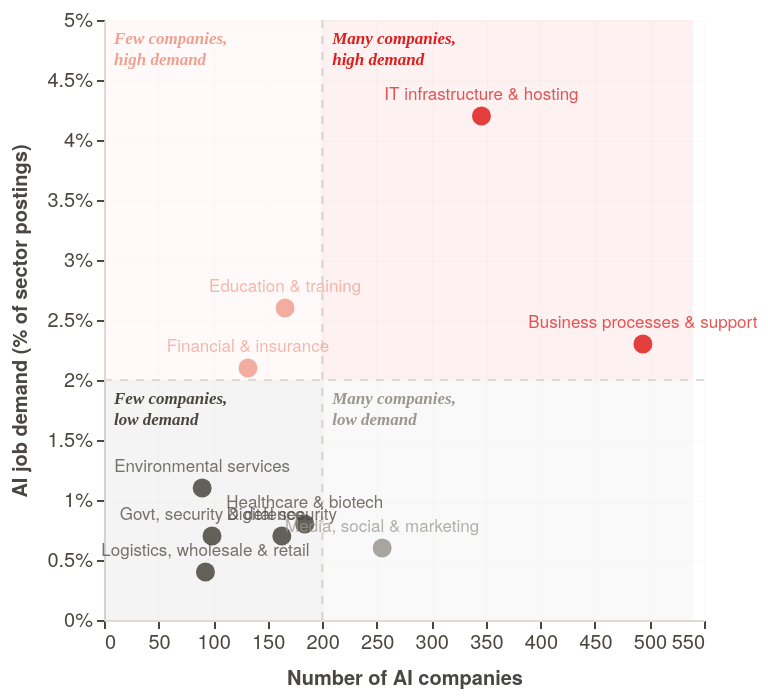

Write a Vega-Lite specification for this figure.
### Vega-Lite specification from a JSON file in a GitHub repository (floating-point values rounded to 4 significant figures)
{"$schema": "https://vega.github.io/schema/vega-lite/v5.json", "width": "container", "height": 300, "background": "transparent", "config": {"font": "Helvetica Neue, Helvetica, Arial, sans-serif", "view": {"stroke": null}, "axis": {"labelColor": "#4a4640", "labelFontSize": 10, "titleColor": "#4a4640", "titleFontSize": 10, "titlePadding": 8, "domainColor": "#e0dbd4", "tickColor": "#4a4640", "tickSize": 4, "gridColor": "#e0dbd4", "gridOpacity": 0.1, "gridWidth": 1}}, "data": {"values": [{"sector": "Business processes & support", "companies": 494, "ai_job_pct": 2.3, "anzsic_match": "Professional, scientific & technical"}, {"sector": "IT infrastructure & hosting", "companies": 346, "ai_job_pct": 4.2, "anzsic_match": "Information media & telecoms"}, {"sector": "Media, social & marketing", "companies": 255, "ai_job_pct": 0.6, "anzsic_match": "Arts & recreation services"}, {"sector": "Healthcare & biotech", "companies": 184, "ai_job_pct": 0.8, "anzsic_match": "Healthcare & social assistance"}, {"sector": "Education & training", "companies": 166, "ai_job_pct": 2.6, "anzsic_match": "Education & training"}, {"sector": "Digital security", "companies": 163, "ai_job_pct": 0.7, "anzsic_match": "Public administration & safety"}, {"sector": "Financial & insurance", "companies": 132, "ai_job_pct": 2.1, "anzsic_match": "Financial & insurance services"}, {"sector": "Govt, security & defence", "companies": 99, "ai_job_pct": 0.7, "anzsic_match": "Public administration & safety"}, {"sector": "Logistics, wholesale & retail", "companies": 93, "ai_job_pct": 0.4, "anzsic_match": "Transport, postal & warehousing"}, {"sector": "Environmental services", "companies": 90, "ai_job_pct": 1.1, "anzsic_match": "Electricity, gas, water & waste"}]}, "transform": [{"calculate": "datum.companies > 200 && datum.ai_job_pct >= 2 ? 'high' : datum.companies > 200 ? 'many-low' : datum.ai_job_pct >= 2 ? 'few-high' : 'low'", "as": "quadrant"}], "layer": [{"data": {"values": [{"x1": 0, "x2": 200, "y1": 2, "y2": 5, "q": "few-high"}, {"x1": 200, "x2": 540, "y1": 2, "y2": 5, "q": "high"}, {"x1": 0, "x2": 200, "y1": 0, "y2": 2, "q": "low"}, {"x1": 200, "x2": 540, "y1": 0, "y2": 2, "q": "many-low"}]}, "mark": {"type": "rect", "opacity": 0.06}, "encoding": {"x": {"field": "x1", "type": "quantitative", "scale": {"domain": [0, 540]}}, "x2": {"field": "x2", "type": "quantitative"}, "y": {"field": "y1", "type": "quantitative", "scale": {"domain": [0, 5]}}, "y2": {"field": "y2", "type": "quantitative"}, "color": {"condition": [{"test": "datum.q === 'high'", "value": "#de1e1c"}, {"test": "datum.q === 'few-high'", "value": "#f0a090"}, {"test": "datum.q === 'low'", "value": "#4a4640"}, {"test": "datum.q === 'many-low'", "value": "#9a9690"}], "value": "#9a9690"}}}, {"mark": {"type": "rule", "color": "#e0dbd4", "strokeWidth": 1, "strokeDash": [4, 4]}, "encoding": {"x": {"datum": 200, "type": "quantitative"}}}, {"mark": {"type": "rule", "color": "#e0dbd4", "strokeWidth": 1, "strokeDash": [4, 4]}, "encoding": {"y": {"datum": 2.0, "type": "quantitative"}}}, {"data": {"values": [{"x": 0, "y": 5, "label": "Few companies,\nhigh demand", "c": "#f0a090"}, {"x": 200, "y": 5, "label": "Many companies,\nhigh demand", "c": "#de1e1c"}, {"x": 0, "y": 2, "label": "Few companies,\nlow demand", "c": "#4a4640"}, {"x": 200, "y": 2, "label": "Many companies,\nlow demand", "c": "#9a9690"}]}, "mark": {"type": "text", "fontSize": 8.5, "fontWeight": "bold", "fontStyle": "italic", "font": "Georgia, 'Times New Roman', serif", "align": "left", "baseline": "top", "dx": 5, "dy": 5, "lineBreak": "\n"}, "encoding": {"x": {"field": "x", "type": "quantitative"}, "y": {"field": "y", "type": "quantitative"}, "text": {"field": "label"}, "color": {"field": "c", "type": "nominal", "scale": null, "legend": null}}}, {"params": [{"name": "hover", "select": {"type": "point", "on": "mouseover", "clear": "mouseout"}}], "mark": {"type": "point", "filled": true, "size": 90}, "encoding": {"x": {"field": "companies", "type": "quantitative", "title": "Number of AI companies", "scale": {"domain": [0, 540]}}, "y": {"field": "ai_job_pct", "type": "quantitative", "title": "AI job demand (% of sector postings)", "scale": {"domain": [0, 5]}, "axis": {"labelExpr": "datum.value + '%'"}}, "color": {"condition": [{"test": "datum.quadrant === 'high'", "value": "#de1e1c"}, {"test": "datum.quadrant === 'few-high'", "value": "#f0a090"}, {"test": "datum.quadrant === 'low'", "value": "#4a4640"}, {"test": "datum.quadrant === 'many-low'", "value": "#9a9690"}], "value": "#4a4640"}, "size": {"condition": {"param": "hover", "empty": false, "value": 200}, "value": 90}, "opacity": {"condition": {"param": "hover", "empty": false, "value": 1}, "value": 0.85}, "tooltip": [{"field": "sector", "title": "Sector"}, {"field": "companies", "title": "AI companies"}, {"field": "ai_job_pct", "title": "Job demand %", "format": ".1f"}, {"field": "anzsic_match", "title": "ANZSIC source"}]}}, {"mark": {"type": "text", "fontSize": 8.5, "dy": -11, "align": "center"}, "encoding": {"x": {"field": "companies", "type": "quantitative"}, "y": {"field": "ai_job_pct", "type": "quantitative"}, "text": {"field": "sector"}, "opacity": {"condition": {"param": "hover", "empty": false, "value": 1}, "value": 0.75}, "color": {"condition": [{"test": "datum.quadrant === 'high'", "value": "#de1e1c"}, {"test": "datum.quadrant === 'few-high'", "value": "#f0a090"}, {"test": "datum.quadrant === 'low'", "value": "#4a4640"}, {"test": "datum.quadrant === 'many-low'", "value": "#9a9690"}], "value": "#4a4640"}}}]}
